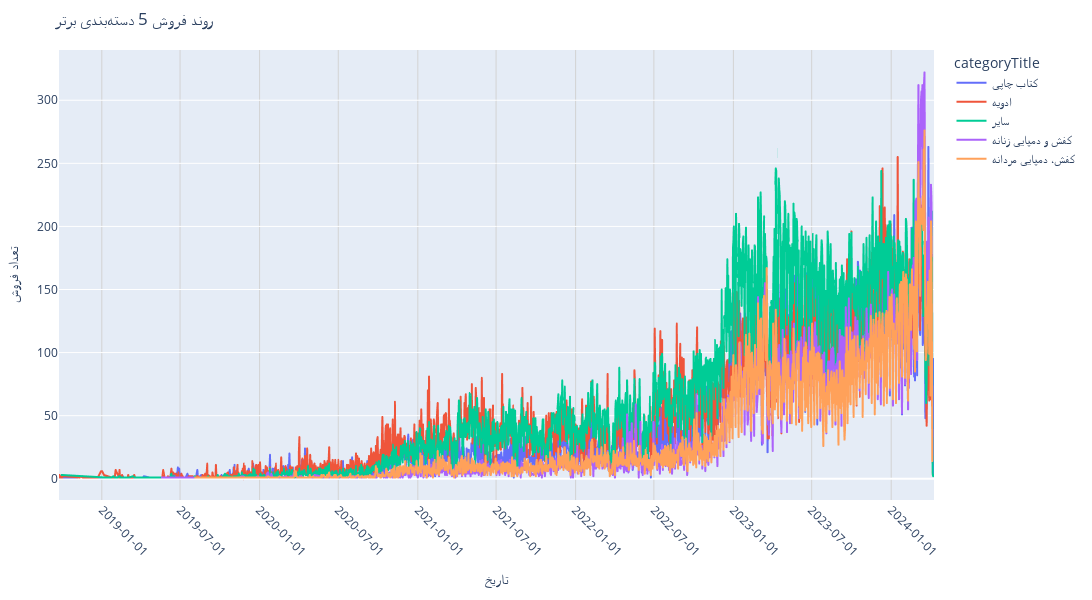

The cell this chart's notebook holds for it:
### Code cell
fig = px.line(top_category_sales,
              x='date',
              y='sales_count',
              color='categoryTitle',
              title='روند فروش 5 دستهبندی برتر')

fig.update_xaxes(
    tickangle=45,
    tickformat='%Y-%m-%d',
    nticks=20,
    tickmode='auto',
    showgrid=True,
    gridcolor='lightgray'
)

fig.update_layout(
    width=1200,
    height=600,
    margin=dict(l=50, r=50, t=50, b=100),
    xaxis_title='تاریخ',
    yaxis_title='تعداد فروش'
)

fig.show()

### Figure 1 — Plotly figure (JSON) as saved in the notebook; plotly's stock layout.template omitted (floating-point values rounded to 4 significant figures; data arrays with more than 128 entries replaced by an {"elided": "..."} marker saying what was removed)
{"data": [{"hovertemplate": "categoryTitle=کتاب چاپی<br>date=%{x}<br>sales_count=%{y}<extra></extra>", "legendgroup": "کتاب چاپی", "line": {"color": "#636efa", "dash": "solid"}, "marker": {"symbol": "circle"}, "mode": "lines", "name": "کتاب چاپی", "showlegend": true, "type": "scattergl", "x": {"elided": "1691 str values"}, "xaxis": "x", "y": {"elided": "1691 int values"}, "yaxis": "y"}, {"hovertemplate": "categoryTitle=ادویه<br>date=%{x}<br>sales_count=%{y}<extra></extra>", "legendgroup": "ادویه", "line": {"color": "#EF553B", "dash": "solid"}, "marker": {"symbol": "circle"}, "mode": "lines", "name": "ادویه", "showlegend": true, "type": "scattergl", "x": {"elided": "1749 str values"}, "xaxis": "x", "y": {"elided": "1749 int values"}, "yaxis": "y"}, {"hovertemplate": "categoryTitle=سایر<br>date=%{x}<br>sales_count=%{y}<extra></extra>", "legendgroup": "سایر", "line": {"color": "#00cc96", "dash": "solid"}, "marker": {"symbol": "circle"}, "mode": "lines", "name": "سایر", "showlegend": true, "type": "scattergl", "x": {"elided": "1679 str values"}, "xaxis": "x", "y": {"elided": "1679 int values"}, "yaxis": "y"}, {"hovertemplate": "categoryTitle=کفش و دمپایی زنانه<br>date=%{x}<br>sales_count=%{y}<extra></extra>", "legendgroup": "کفش و دمپایی زنانه", "line": {"color": "#ab63fa", "dash": "solid"}, "marker": {"symbol": "circle"}, "mode": "lines", "name": "کفش و دمپایی زنانه", "showlegend": true, "type": "scattergl", "x": {"elided": "1403 str values"}, "xaxis": "x", "y": {"elided": "1403 int values"}, "yaxis": "y"}, {"hovertemplate": "categoryTitle=کفش، دمپایی مردانه<br>date=%{x}<br>sales_count=%{y}<extra></extra>", "legendgroup": "کفش، دمپایی مردانه", "line": {"color": "#FFA15A", "dash": "solid"}, "marker": {"symbol": "circle"}, "mode": "lines", "name": "کفش، دمپایی مردانه", "showlegend": true, "type": "scattergl", "x": {"elided": "1412 str values"}, "xaxis": "x", "y": {"elided": "1412 int values"}, "yaxis": "y"}], "layout": {"height": 600, "legend": {"title": {"text": "categoryTitle"}, "tracegroupgap": 0}, "margin": {"b": 100, "l": 50, "r": 50, "t": 50}, "title": {"text": "روند فروش 5 دستهبندی برتر"}, "width": 1200, "xaxis": {"anchor": "y", "domain": [0, 1], "gridcolor": "lightgray", "nticks": 20, "showgrid": true, "tickangle": 45, "tickformat": "%Y-%m-%d", "tickmode": "auto", "title": {"text": "تاریخ"}}, "yaxis": {"anchor": "x", "domain": [0, 1], "title": {"text": "تعداد فروش"}}}}
